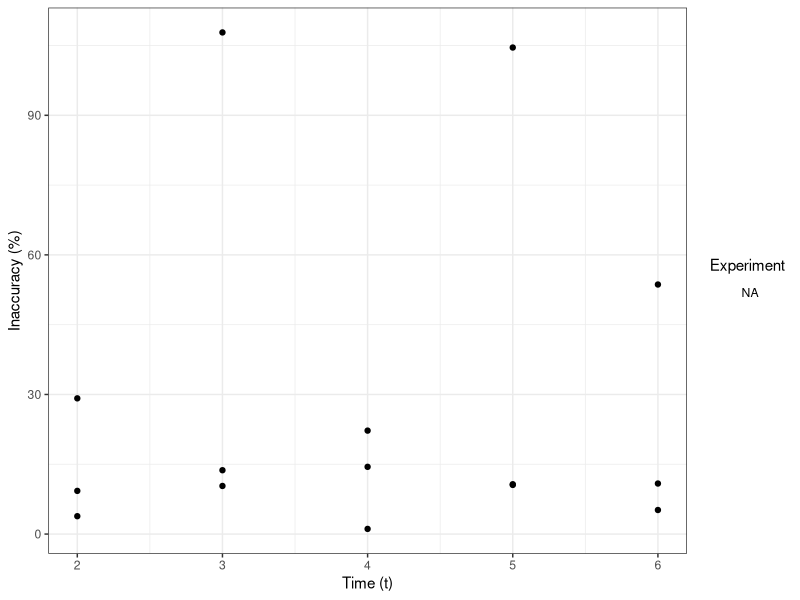
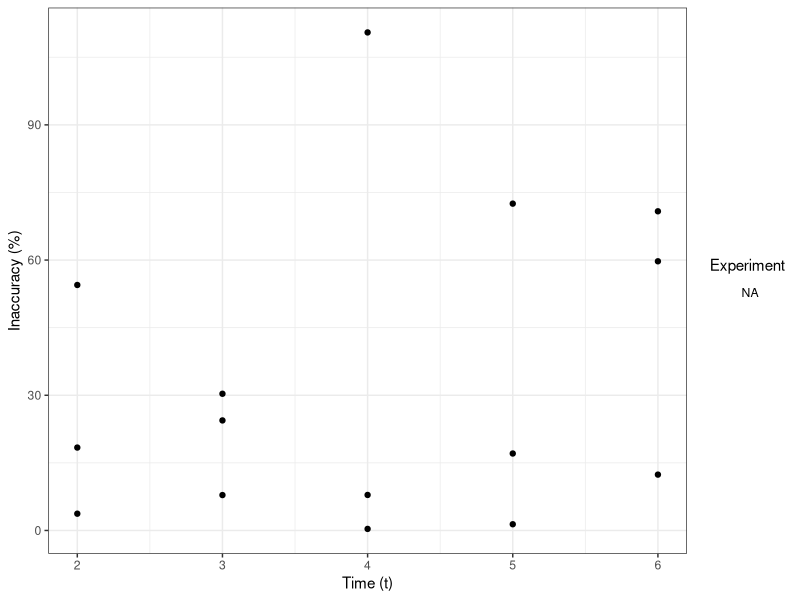
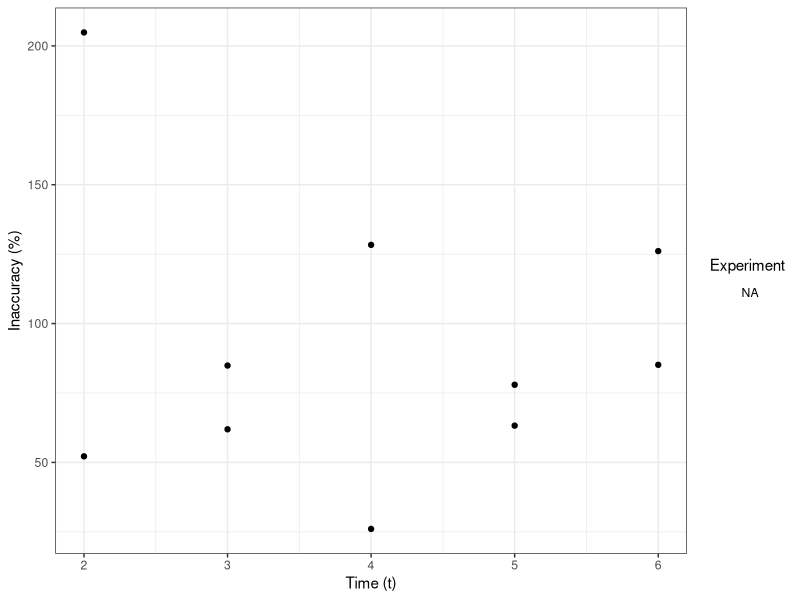

These figures' R source, in order:
# libraries
library(tidyverse)

# read
mon_plates <- read_csv("data_raw/plates_monday.csv")
wed_plates <- read_csv("data_raw/plates_wednesday.csv")


# filter NA plates, calc intersect (79)
plate_mon_noNA <- filter(mon_plates, plate_mon!="NA")
plate_weds_noNA <- filter(wed_plates, plate_weds!="NA")

length(intersect(plate_mon_noNA$plate_mon, 
                 plate_weds_noNA$plate_weds)) # 79

# filter to group a, calc intersect (10)
mon_groupA<-filter(plate_mon_noNA, area=="a")
weds_groupA<-filter(plate_weds_noNA, area=="a")

length(intersect(mon_groupA $plate_mon, 
                 weds_groupA$plate_weds)) # 10


# population size estimate (krebs ch2)
n1 <- nrow(plate_mon_noNA) # num of mon vehicles
n2 <- nrow(plate_weds_noNA) # num of wed vehicles
m2 <- length(intersect(plate_mon_noNA$plate_mon, 
                       plate_weds_noNA$plate_weds)) # num recaptures

n_hat <- (n1 * n2) / m2 # estimate population size
n_hat # 414.6456

# area a 
n1a <- nrow(mon_groupA) # num of mon vehicles
n2a <- nrow(weds_groupA) # num of wed vehicles
m2a <- length(intersect(mon_groupA$plate_mon, 
                       weds_groupA$plate_weds)) # num recaptures

n_hata <- (n1a * n2a) / m2a # estimate population size
n_hata # 115.6

# confidence interval calculation (formula from krebs)
var_n <- (n1^2 * n2 * (n2 - m2)) / (m2^3)
se_n  <- sqrt(var_n)

CI_lower <- n_hat - 1.96 * se_n
CI_upper <- n_hat + 1.96 * se_n

CI_lower # 345.7152
CI_upper # 483.576

# area a
var_na <- (n1a^2 * n2a * (n2a - m2a)) / (m2a^3)
se_na  <- sqrt(var_na)

CI_lowera <- n_hata - 1.96 * se_na
CI_uppera <- n_hata + 1.96 * se_na

CI_lowera # 55.40228
CI_uppera # 175.7977

#### jolly seber section

# read files
pop_accuracy <- read_csv("data_raw/pop_inaccuracy.csv")
pop_accuracy$exp <- as.factor(pop_accuracy$exp)
pop_accuracy$exp <- factor(
  pop_accuracy$exp,
  levels = c("first", "second", "third"),
  labels = c("First", "Second", "Third"))

recruit_accuracy <- read_csv("data_raw/recruit_inaccuracy.csv")
recruit_accuracy$exp <- as.factor(recruit_accuracy$exp)
recruit_accuracy$inaccuracy <- as.numeric(recruit_accuracy$inaccuracy)
# coerce to numeric to remove DIV/0 from graph
recruit_accuracy_clean <- subset(
  recruit_accuracy,
  is.finite(inaccuracy) & inaccuracy != 0) # clean na values for div 0 errors
recruit_accuracy_clean$exp <- factor(
  recruit_accuracy_clean$exp,
  levels = c("first", "third"),
  labels = c("First", "Third"))

survival_accuracy <- read_csv("data_raw/survival_inaccuracy.csv")
survival_accuracy$exp <- as.factor(survival_accuracy$exp)
survival_accuracy$exp <- factor(
  survival_accuracy$exp,
  levels = c("first", "second", "third"),
  labels = c("First", "Second", "Third"))

# plots
ggplot(data = pop_accuracy, aes(x = time, 
                                 y = inaccuracy, 
                                 group = exp)) +
  geom_line(aes(linetype = exp)) +
  geom_point() +
  theme_bw() +
  labs(
    x = "Time (t)",
    y = "Inaccuracy (%)",
    linetype = "Experiment"
  ) # pop accuracy

ggplot(data = survival_accuracy, aes(x = time, 
                                y = inaccuracy, 
                                group = exp)) +
  geom_line(aes(linetype = exp)) +
  geom_point() +
  theme_bw() +
  labs(
    x = "Time (t)",
    y = "Inaccuracy (%)",
    linetype = "Experiment"
  ) # survival accuracy

ggplot(data = recruit_accuracy_clean, aes(x = time, 
                                     y = inaccuracy, 
                                     group = exp)) +
  geom_line(aes(linetype = exp)) +
  geom_point() +
  theme_bw() +
  labs(
    x = "Time (t)",
    y = "Inaccuracy (%)",
    linetype = "Experiment"
  ) # recruit accuracy
